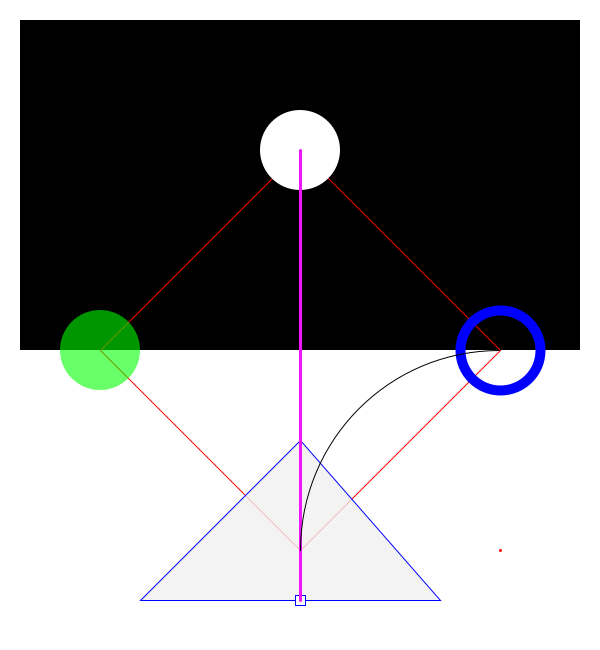
Frame 1 (no input)
Frame 60 (the mouse pressed at the canvas centre just before this capture): identical to frame 1, image omitted
Frame 120 (the mouse held since frame 60 and released just before this capture): identical to frame 1, image omitted

The Processing sketch that drew this single still picture (run headless with seeded random() and noise(); from frame 60 on, the mouse is pressed at the canvas centre):

// Processing sketch: day_4
// ── day_4.pde
//drawling order

void setup(){ //runs once at startup
  size(600,650);
}

void draw(){
   background(255); //set backgroung white
   
    //black rectangle
    fill(0); //color within the next shape 
    rectMode(CORNER);
    noStroke(); //no outline 
    rect(20,20,560,330);
    
    //red quad
    stroke(255,0,0); //red outline color
    noFill(); //no color fill in shape
    strokeWeight(1); //outline thickness
    quad(300,150,100,350,300,550,500,350);
    
    //top circle 
    fill(255); //white
    noStroke();
    ellipse(300,150,80,80);
    
    //left circle 
    fill(0,255,0,150);
    noStroke();
    ellipse(100,350,80,80);
    
    //right circle
     noFill();
     strokeWeight(10);
     stroke(0,0,255);
     ellipse(500,350,80,80);
     strokeWeight(1);
     
     //triangle
     fill(240,200);
     triangle(300,440,140,600,440,600);
     
     //rectangle on the bottom of the triangle
     fill(255);
     stroke(0,0,255);
     rectMode(CENTER);
     rect(300,600,10,10);
     
     //line between two points
     stroke(238,23,250);
     strokeWeight(3);
     line(300,150,300,600);
     
     //arc
     stroke(0);
     noFill();
     strokeWeight(1);
     arc(500,550,400,400, PI, PI+HALF_PI);
     
     //point
     stroke(255,0,0);
     strokeWeight(3);
     point(500,550);
}
